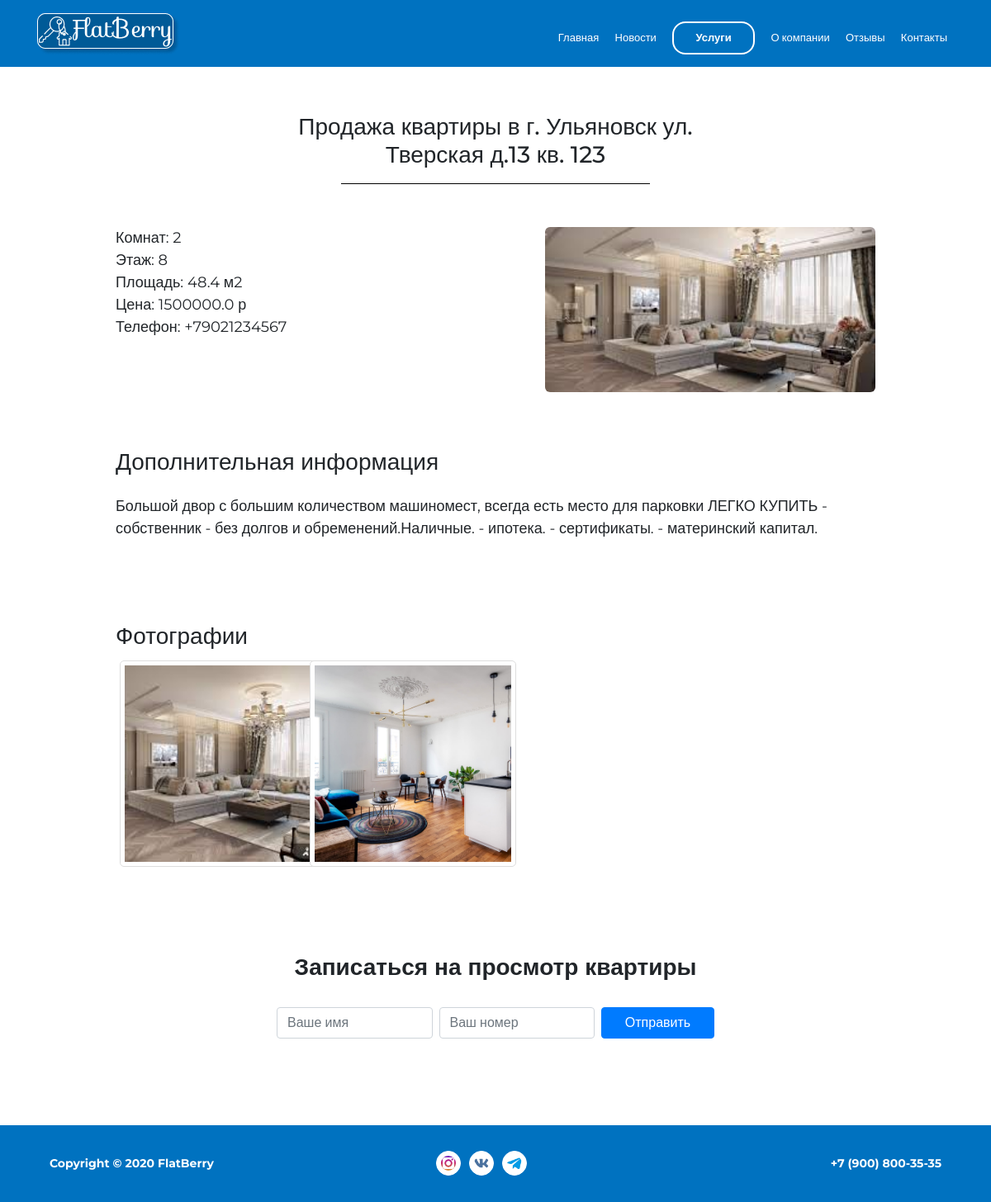
Page /service/catalog-ap/catalog-ap/tverskaya_13_123/ on the committed database.
### flats/models.py (models this page shows, shortened)
class Flat(models.Model):
    street = models.CharField(max_length=250, blank=True, verbose_name='Улица')
    house_number = models.IntegerField(blank=True, null=True, verbose_name='Номер дома')
    flat_number = models.IntegerField(verbose_name='Номер квартиры')
    slug = models.SlugField(blank=True, verbose_name='Слаг')
    level = models.IntegerField(verbose_name='Этаж')
    room = models.IntegerField(verbose_name='Кол-во комнат')
    square = models.FloatField(verbose_name='Площадь')
    price = models.DecimalField(max_digits=10, decimal_places=1, verbose_name='Цена')
    description = models.TextField(blank=True, verbose_name='Описание')
    phone_number = models.CharField(max_length=20, blank=True, verbose_name='Номер телефона')
    prev_img = models.ImageField(upload_to='flats/', blank=True, verbose_name='Превью')
    def __str__(self):
        return '%s' % self.street
    class Meta:
        verbose_name = 'Квартира'
        verbose_name_plural = 'Квартиры'

class FlatGallery(models.Model):
    flat = models.ForeignKey(Flat, on_delete=models.CASCADE, blank=True, verbose_name='Квартира')
    gal_img = models.ImageField(upload_to='flats/gallery/', blank=True, verbose_name='Фотография')
    class Meta:
        verbose_name = 'Фотография'
        verbose_name_plural = 'Фотографии'

### flats/views.py (the view, shortened to what this page needs)
# urls.py: path('catalog-ap/<slug:slug>/', views.FlatDetailView.as_view(), name='flat-detail'),
class FlatDetailView(FormView, DetailView):
    active = ['service']
    model = Flat
    form_class = BuyOrderForm
    template_name = 'flats/ap-page.html'
    def get_context_data(self, **kwargs):
        context = super().get_context_data(**kwargs)
        context['flats'] = Flat.objects.all()
        context['gallery'] = FlatGallery.objects.filter(flat=context['flat'])
        print(context)
        return context

### flats/forms.py
class BuyOrderForm(forms.ModelForm):
    class Meta:
        model = BuyOrder
        fields = ['name', 'phone']
        exclude = [""]

### flats/templates/flats/ap-page.html (shortened to what this page needs)
{% extends 'base.html' %}
{% block content %}
{% load static %}
<div class="container block">
      <div class="row">
          <div class="col-lg-10 offset-lg-1 flat-info-wrapper">
              <h3 class="flat-title">Продажа квартиры в г. Ульяновск ул. {{flat.street}} д.{{flat.house_number}} кв. {{flat.flat_number}}</h3>
              <hr width="374px">
              <div class="main-info">
                <div class="short-descr">
                    <p>Комнат: {{flat.room}}</p>
                    <p>Этаж: {{flat.level}}</p>
                    <p>Площадь: {{flat.square}} м2</p>
                    <p>Цена: {{flat.price}} р</p>
                    <p>Телефон: {{flat.phone_number}}</p>
                </div>
                <img src="{{ flat.prev_img.url }}" alt="" class="flat-preview">
              </div>
              <div class="flat-description">
                <h3 class="description-title">Дополнительная информация</h3>
                <p class="description-text">{{ flat.description }}</p>
              </div>
              <div class="gallery-section">
                <h2 class="text-left">Фотографии</h2>
                  <div class="gallery-i">
                      {% if gallery %}
                        {% for img in gallery %}
                          <div class="col-lg-3 col-sm-5 thumb">
                            <a data-fancybox="gallery" href="{{ img.gal_img.url }}">
                              <img class="flat-img" src="{{ img.gal_img.url }}" alt="...">
                            </a>
                          </div>
                        {% endfor %}
                      {% endif %}
                  </div>
            </div>
            <div class="reg-for-view">
                <h3 class="title-reg">Записаться на просмотр квартиры</h3>
               <form class="feedback_form reg_view" method="post">
                <div class="form-group mr-2">
                    <input type="text" class="form-control" name="name" maxlength="30" required="" id="id_name" placeholder="Ваше имя">
                </div>
                <div class="form-group">
                    <input type="text" class="form-control" name="phone" maxlength="11" required="" id="id_phone" placeholder="Ваш номер">
                </div>
                   <div class="ml-2">
                       <button type="submit" class="btn btn-primary btn-reg-for-view" id="otpravit">Отправить</button>
                   </div>
              </form>
            </div>
          </div>
      </div>
  </div>
{% endblock %}

### mainApp/templates/base.html (shortened to what this page needs)
<!DOCTYPE html>
<html lang="ru">
<head>
    {% load static %}
    <link rel="stylesheet" href="https://cdn.jsdelivr.net/npm/bootstrap@4.5.3/dist/css/bootstrap.min.css">
    <link rel="stylesheet" href="{% static 'mainApp/css/style.css' %}">
    <link rel="stylesheet" href="{% static 'mainApp/css/media.css' %}">
    <link rel="stylesheet" href="https://cdn.jsdelivr.net/gh/fancyapps/fancybox@3.5.7/dist/jquery.fancybox.min.css" />
    <link rel="stylesheet" href="https://cdnjs.cloudflare.com/ajax/libs/animate.css/4.1.1/animate.min.css"/>
</head>
<body class="all" id="all">
<header class="blue">
    <div class="container">
      <div class="row">
        <div class="col-lg-12 d-flex justify-content-between sh">
            <div class="nav-logo animate__animated animate__pulse">
              <a href="/">
                <img src="{% static 'mainApp/img/Logo.png' %}" alt="Logo">
              </a>
            </div>
        <div class="nav-items">
            {% if 'home' in active or 'home' in view.active %}
            <a href="/" class="head actual" >Главная</a>
            {% else %}
            <a href="/" class="head" >Главная</a>
            {% endif %}
            {% if 'articles' in view.active or 'articles' in active%}
            <a href="/news/" class="head actual" >Новости</a>
            {%else%}
             <a href="/news/" class="head" >Новости</a>
            {% endif %}
            {% if 'service' in active or 'service' in view.active %}
            <a href="/service/" class="head actual" >Услуги</a>
            {%else%}
             <a href="/service/" class="head" >Услуги</a>
            {% endif %}
            {% if 'about' in active %}
            <a href="/about/" class="head actual" >О компании</a>
            {%else%}
             <a href="/about/" class="head" >О компании</a>
            {% endif %}
            {% if 'reviews' in active or 'reviews' in view.active %}
            <a href="/reviews/" class="head actual" >Отзывы</a>
            {%else%}
             <a href="/reviews/" class="head" >Отзывы</a>
            {% endif %}
            {% if 'contacts' in active or 'contacts' in view.active %}
            <a href="/contacts/" class="head actual" >Контакты</a>
            {%else%}
             <a href="/contacts/" class="head" >Контакты</a>
            {% endif %}
        </div>
      </div>
    </div>
    </div>
</header>
{% block content %}  {% endblock %}
<footer class="page-footer blue">
<div class="container">
  <div class="row">
    <div class="col-lg-12 footer_items">
      <div class="col-lg-3 text-left">
        <p class="p-footer">Copyright © 2020 FlatBerry</p>
      </div>
      <div class="col-lg-2 offset-lg-2 social-items text-center">
        <a href="#">
          <img class="social-item" src="{% static 'mainApp/img/social/instagram.png' %}" alt="">
        </a>
        <a href="#">
          <img class="social-item" src="{% static 'mainApp/img/social/vk.png' %}" alt="">
        </a>
        <a href="#">
          <img class="social-item" src="{% static 'mainApp/img/social/telegram.png' %}" alt="">
        </a>
      </div>
      <div class="col-lg-3 ml-auto text-right">
        <p class="p-footer">+7 (900) 800-35-35</p>
      </div>
    </div>
  </div>
</div>
</footer>
</body>
</html>

### mainApp/static/mainApp/css/style.css (style rules this page uses)
body { font-family: 'Montserrat', sans-serif; font-size: 13px; height: 100%; }
.blue { background-color: #0072C0; }
.block { text-align: center; justify-content: center; }
hr { color: #fff; text-align: center; margin: 18px auto; border-color:#000; }
header { display: flex; height: 81px; line-height: 16px; text-align: center; font-weight: 100; }
.head { display: inline-block; margin: 26px 8px; color: #FFFFFF; font-weight: thin; transition: all 0.3s ease-out; }
.actual { border: 2px solid #FFFFFF; border-radius: 16px; width: 100px; height: 40px; font-weight: bold; padding-top: 9px; background: rgba(255, 255, 255, 0); transition: background 0.5s ease-out; }
.page-footer { margin-top: 89px; height: 93px; display: flex; align-items: center; color: #fff; }
.footer_items { display: flex; align-items: center; }
.p-footer { font-size: 14px; line-height: 14px; margin-bottom: 0; font-weight: 700; }
.social-items { display: flex; }
.social-item { display: flex; width: 30px; height: 30px; border: 1px solid #fff; border-radius: 50%; background-color: #fff; padding: 5px; margin: 0 5px; }
.feedback_form { max-width: 590px; }
.form-control { max-width: 400px; }
.btn-primary { display: block; width: 137px; }
h2 { font-size: 28px; font-weight: 500; }
.thumb img { -webkit-filter: grayscale(0); filter: none; border-radius: 5px; background-color: #fff; border: 1px solid #ddd; padding: 5px; }
.thumb { padding: 5px; }
.gallery-i { display: flex; flex-wrap: wrap; }
button, button:active, button:focus { outline: none; }
.flat-info-wrapper { margin-top: 56px; font-size: 18px; }
.flat-title { max-width: 581px; margin: 0 auto; }
.main-info { display: flex; justify-content: space-between; margin: 52px 0 68px; text-align: left; }
.short-descr p { margin: 0; padding: 0; }
.flat-preview { width: 400px; height: 200px; object-fit: cover; border-radius: 6px; }
.description-title { text-align: left; }
.description-text { text-align: left; margin: 23px 0 100px; padding: 0; }
.reg-for-view { text-align: center; max-width: 530px; margin: 100px auto 0; }
.title-reg { font-weight: 700; margin-bottom: 31px; }
.reg_view { display: flex; justify-content: center; }
.btn-reg-for-view { margin: 0 auto; }
.flat-img { height: 250px; width: 250px; object-fit: cover; }

### rows in the picture
Flat: street "Тверская", house_number "13", flat_number "123", room "2", level "8", square "48.4", price "1500000.0", phone_number "+79021234567", prev_img (picture), description "Большой двор с большим количеством машиномест, всегда есть место для парковки ЛЕГКО КУПИТЬ - собственник - без долгов и обременений.Наличные. - ипотека. - сертификаты. - материнский капитал."
FlatGallery: gal_img (picture)
FlatGallery: gal_img (picture)
